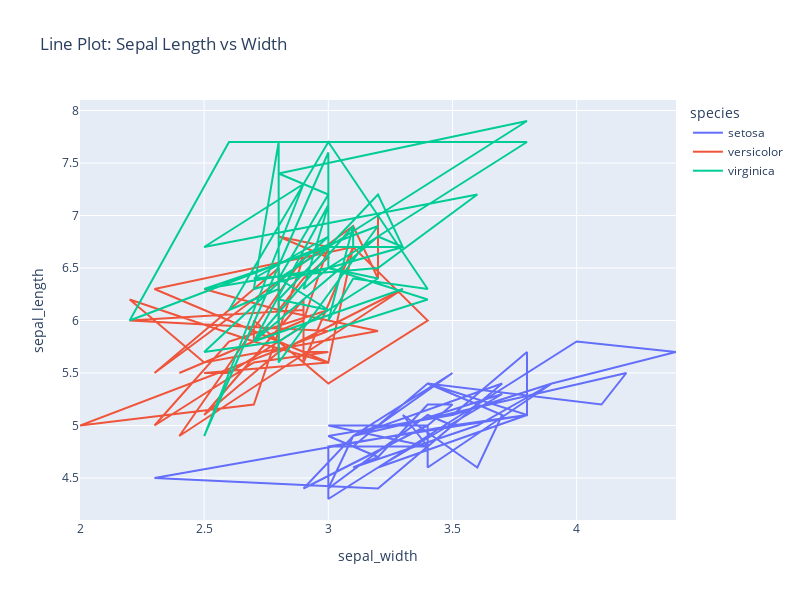

The notebook cell this image was saved under:
### Code cell
# Line Plot

line_fig = px.line(df, x="sepal_width", y="sepal_length", color="species",
                   title="Line Plot: Sepal Length vs Width")
line_fig.update_layout(width=800, height=600)
line_fig.show()

### Figure 1 — Plotly figure (JSON) as saved in the notebook; plotly's stock layout.template omitted (floating-point values rounded to 4 significant figures)
{"data": [{"hovertemplate": "species=setosa<br>sepal_width=%{x}<br>sepal_length=%{y}<extra></extra>", "legendgroup": "setosa", "line": {"color": "#636efa", "dash": "solid"}, "marker": {"symbol": "circle"}, "mode": "lines", "name": "setosa", "orientation": "v", "showlegend": true, "type": "scatter", "x": [3.5, 3, 3.2, 3.1, 3.6, 3.9, 3.4, 3.4, 2.9, 3.1, 3.7, 3.4, 3, 3, 4, 4.4, 3.9, 3.5, 3.8, 3.8, 3.4, 3.7, 3.6, 3.3, 3.4, 3, 3.4, 3.5, 3.4, 3.2, 3.1, 3.4, 4.1, 4.2, 3.1, 3.2, 3.5, 3.1, 3, 3.4, 3.5, 2.3, 3.2, 3.5, 3.8, 3, 3.8, 3.2, 3.7, 3.3], "xaxis": "x", "y": [5.1, 4.9, 4.7, 4.6, 5, 5.4, 4.6, 5, 4.4, 4.9, 5.4, 4.8, 4.8, 4.3, 5.8, 5.7, 5.4, 5.1, 5.7, 5.1, 5.4, 5.1, 4.6, 5.1, 4.8, 5, 5, 5.2, 5.2, 4.7, 4.8, 5.4, 5.2, 5.5, 4.9, 5, 5.5, 4.9, 4.4, 5.1, 5, 4.5, 4.4, 5, 5.1, 4.8, 5.1, 4.6, 5.3, 5], "yaxis": "y"}, {"hovertemplate": "species=versicolor<br>sepal_width=%{x}<br>sepal_length=%{y}<extra></extra>", "legendgroup": "versicolor", "line": {"color": "#EF553B", "dash": "solid"}, "marker": {"symbol": "circle"}, "mode": "lines", "name": "versicolor", "orientation": "v", "showlegend": true, "type": "scatter", "x": [3.2, 3.2, 3.1, 2.3, 2.8, 2.8, 3.3, 2.4, 2.9, 2.7, 2, 3, 2.2, 2.9, 2.9, 3.1, 3, 2.7, 2.2, 2.5, 3.2, 2.8, 2.5, 2.8, 2.9, 3, 2.8, 3, 2.9, 2.6, 2.4, 2.4, 2.7, 2.7, 3, 3.4, 3.1, 2.3, 3, 2.5, 2.6, 3, 2.6, 2.3, 2.7, 3, 2.9, 2.9, 2.5, 2.8], "xaxis": "x", "y": [7, 6.4, 6.9, 5.5, 6.5, 5.7, 6.3, 4.9, 6.6, 5.2, 5, 5.9, 6, 6.1, 5.6, 6.7, 5.6, 5.8, 6.2, 5.6, 5.9, 6.1, 6.3, 6.1, 6.4, 6.6, 6.8, 6.7, 6, 5.7, 5.5, 5.5, 5.8, 6, 5.4, 6, 6.7, 6.3, 5.6, 5.5, 5.5, 6.1, 5.8, 5, 5.6, 5.7, 5.7, 6.2, 5.1, 5.7], "yaxis": "y"}, {"hovertemplate": "species=virginica<br>sepal_width=%{x}<br>sepal_length=%{y}<extra></extra>", "legendgroup": "virginica", "line": {"color": "#00cc96", "dash": "solid"}, "marker": {"symbol": "circle"}, "mode": "lines", "name": "virginica", "orientation": "v", "showlegend": true, "type": "scatter", "x": [3.3, 2.7, 3, 2.9, 3, 3, 2.5, 2.9, 2.5, 3.6, 3.2, 2.7, 3, 2.5, 2.8, 3.2, 3, 3.8, 2.6, 2.2, 3.2, 2.8, 2.8, 2.7, 3.3, 3.2, 2.8, 3, 2.8, 3, 2.8, 3.8, 2.8, 2.8, 2.6, 3, 3.4, 3.1, 3, 3.1, 3.1, 3.1, 2.7, 3.2, 3.3, 3, 2.5, 3, 3.4, 3], "xaxis": "x", "y": [6.3, 5.8, 7.1, 6.3, 6.5, 7.6, 4.9, 7.3, 6.7, 7.2, 6.5, 6.4, 6.8, 5.7, 5.8, 6.4, 6.5, 7.7, 7.7, 6, 6.9, 5.6, 7.7, 6.3, 6.7, 7.2, 6.2, 6.1, 6.4, 7.2, 7.4, 7.9, 6.4, 6.3, 6.1, 7.7, 6.3, 6.4, 6, 6.9, 6.7, 6.9, 5.8, 6.8, 6.7, 6.7, 6.3, 6.5, 6.2, 5.9], "yaxis": "y"}], "layout": {"height": 600, "legend": {"title": {"text": "species"}, "tracegroupgap": 0}, "title": {"text": "Line Plot: Sepal Length vs Width"}, "width": 800, "xaxis": {"anchor": "y", "autorange": true, "domain": [0, 1], "range": [2, 4.4], "title": {"text": "sepal_width"}, "type": "linear"}, "yaxis": {"anchor": "x", "autorange": true, "domain": [0, 1], "range": [4.1, 8.1], "title": {"text": "sepal_length"}, "type": "linear"}}}
